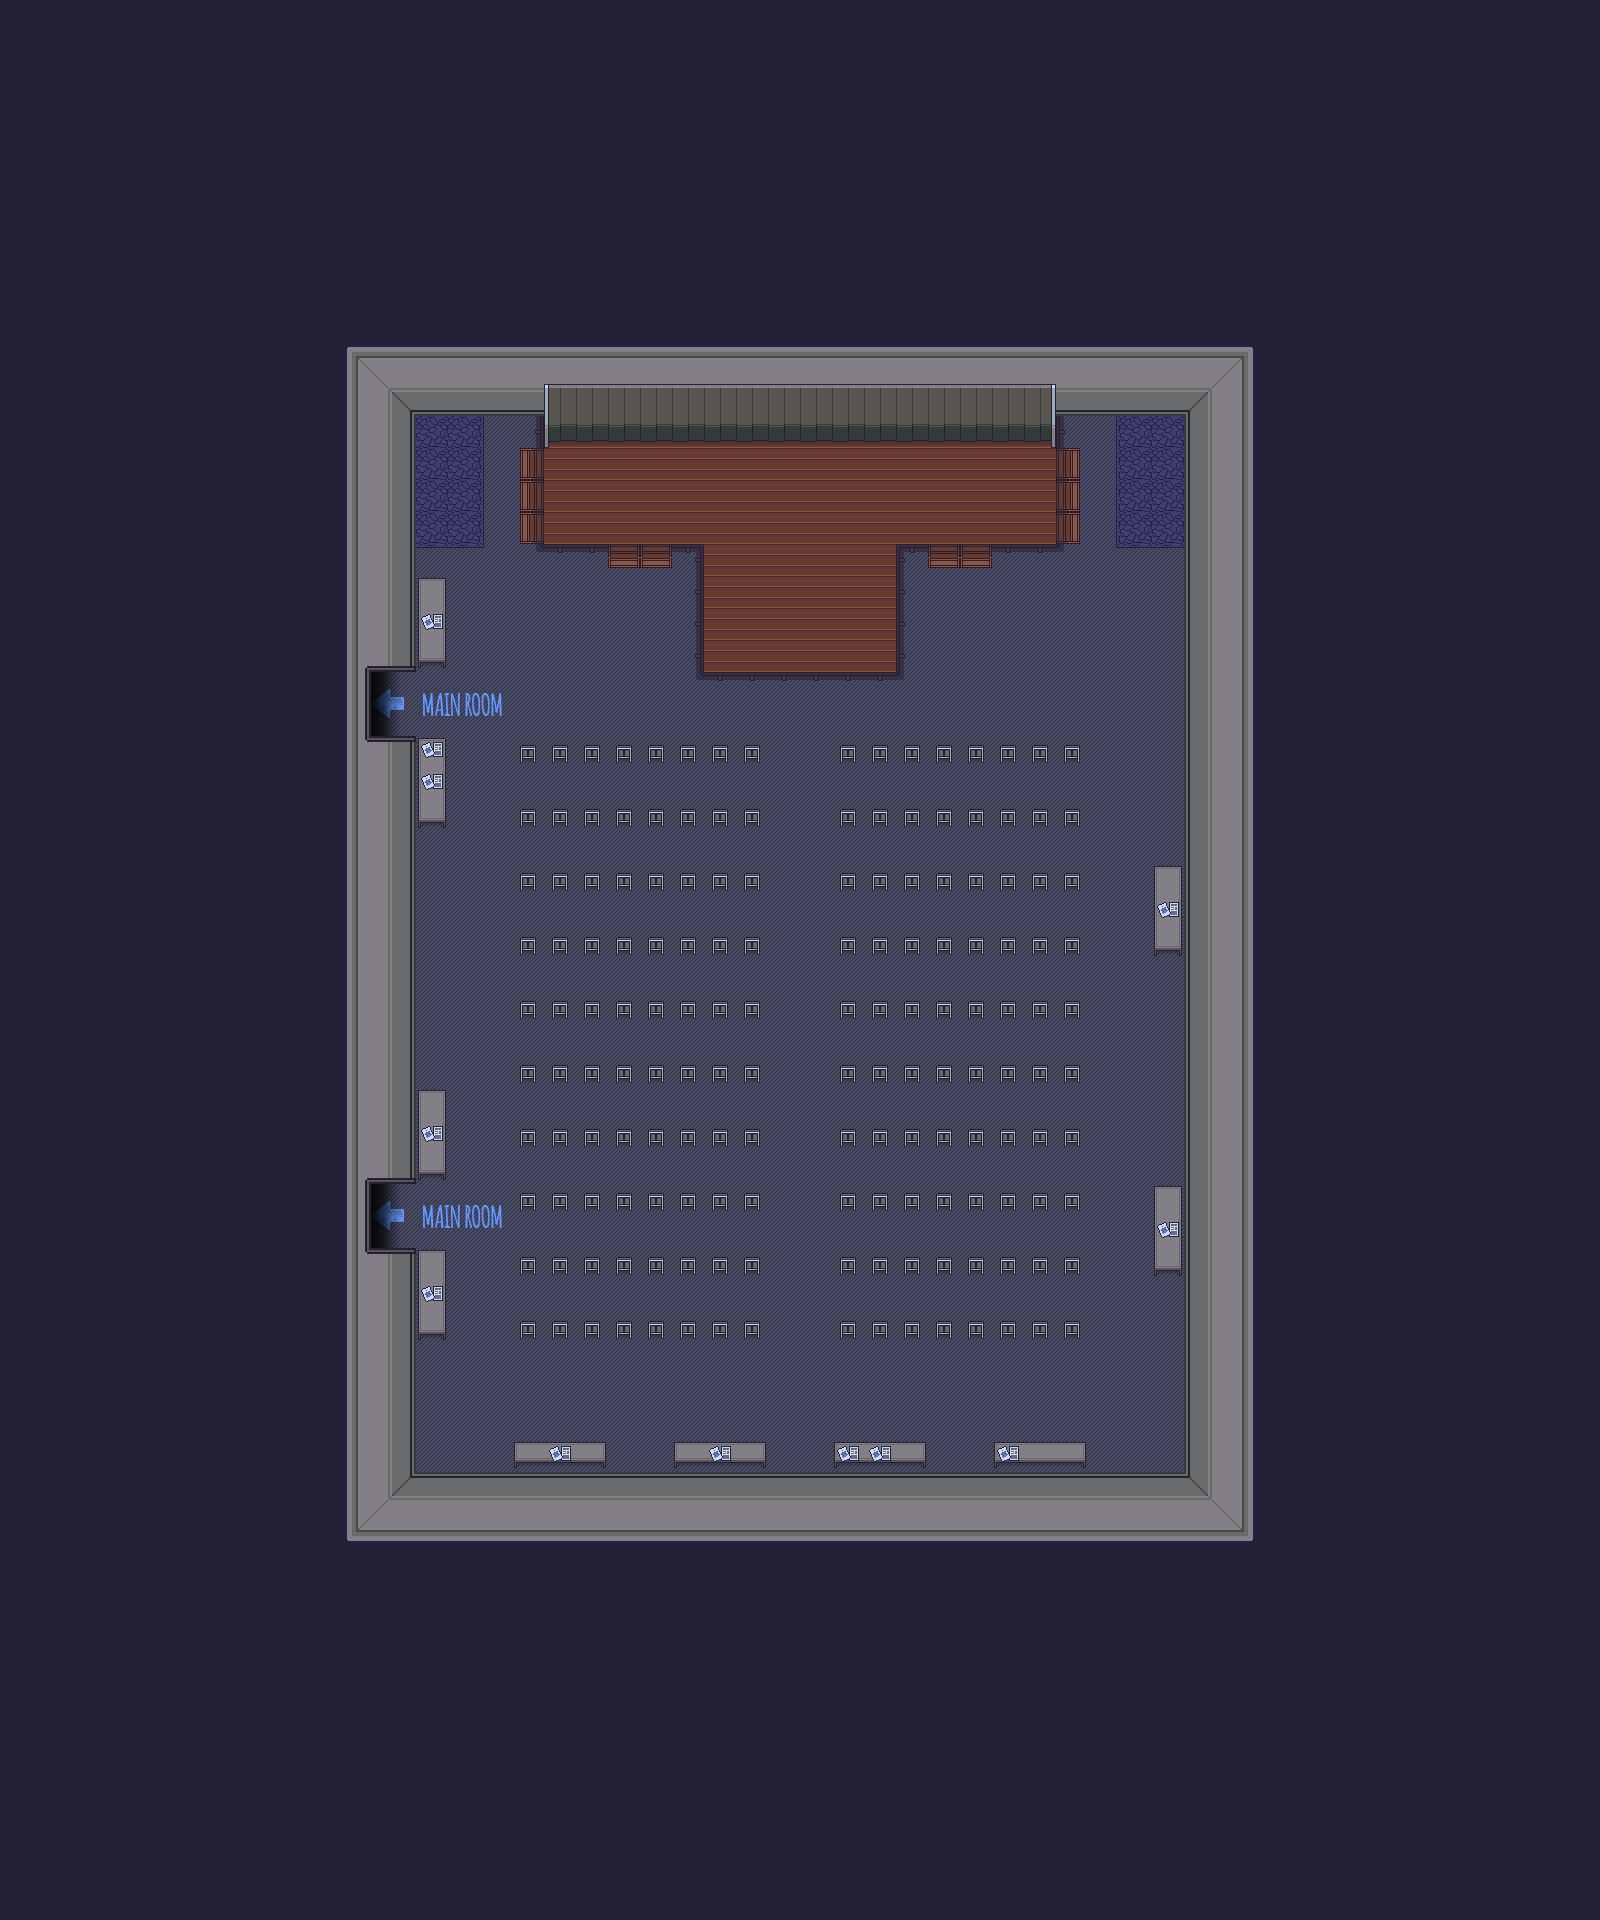

Rendered tile map (Tiled .tmx) drawn with the repository's tilesets; below, a short description and the map source with its tile grids summarised:
An orthogonal 50x60 tile map with 32x32 px tiles, 9 tile layers (Background, Ground, Ground 2, Chalk, ...), 1 hidden layer not drawn, 4 tilesets.

<map version="1.4" tiledversion="1.4.2" orientation="orthogonal" renderorder="right-down" width="50" height="60" tilewidth="32" tileheight="32" infinite="0" nextlayerid="20" nextobjectid="1">
 <tileset firstgid="1" source="../../tilesets/Gather Games 0.x.tsx" />
 <tileset firstgid="929" source="../../tilesets/Gather University 0.x.tsx" />
 <tileset firstgid="1393" source="../../tilesets/Gather Conference 0.x.tsx" />
 <tileset firstgid="2417" source="Chalk.tsx" />
 <layer id="2" name="Background" width="50" height="60">
  <data>[3000 cells, 3000 non-empty, 1 distinct tile ids]</data>
 </layer>
 <layer id="10" name="Ground" width="50" height="60">
  <data>[3000 cells, 1036 non-empty, 1 distinct tile ids]</data>
 </layer>
 <layer id="15" name="Ground 2" width="50" height="60">
  <data>[3000 cells, 44 non-empty, 6 distinct tile ids]</data>
 </layer>
 <layer id="19" name="Chalk" width="50" height="60">
  <data>[3000 cells, 20 non-empty, 10 distinct tile ids]</data>
 </layer>
 <layer id="14" name="Shadow" width="50" height="60">
  <data>[3000 cells, 16 non-empty, 2 distinct tile ids]</data>
 </layer>
 <layer id="13" name="Walls" width="50" height="60">
  <data>[3000 cells, 378 non-empty, 23 distinct tile ids]</data>
 </layer>
 <layer id="11" name="Platform" width="50" height="60">
  <data>[3000 cells, 122 non-empty, 5 distinct tile ids]</data>
 </layer>
 <layer id="12" name="L1" width="50" height="60">
  <data>[3000 cells, 222 non-empty, 13 distinct tile ids]</data>
 </layer>
 <layer id="18" name="L2" width="50" height="60">
  <data>[3000 cells, 12 non-empty, 1 distinct tile ids]</data>
 </layer>
 <layer id="17" name="Foreground" width="50" height="60" visible="0" locked="1">
  <data>[3000 cells, 3000 non-empty, 1 distinct tile ids]</data>
 </layer>
</map>
